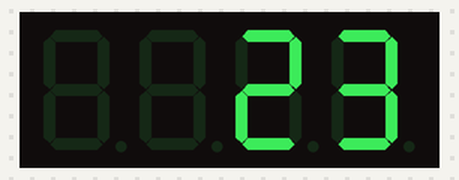
This sketch was run on a simulated Arduino Uno, built with avr-gcc and run on an emulated ATmega328P. Parts: 4-digit seven-segment display.

Above: at 0.1 s.
At 2.1 s:
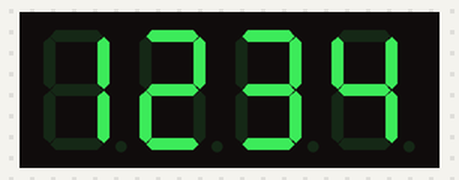

Measured:
- what the display in image 1 shows lasts 2.0 s, from 2.1 s to 4.1 s

The sketch:

display1.ino
```cpp
#include <Arduino.h>
#include <TM1637Display.h>


#define TEST_DELAY 2000

#define CLK 2
#define DIO 3


TM1637Display display(CLK,DIO);


void setup() {

}

void loop() {

  display.setBrightness(0x0f);

  uint8_t data[] = { 0x0, 0x0, 0x0, 0x0 };
  display.setSegments(data);
  display.showNumberDec(23, false, 3,1);
  delay(TEST_DELAY);
  int k=1234;

  display.setSegments(data);
  display.showNumberDec(k, false, 4, 0);
  delay(TEST_DELAY);


}
```
